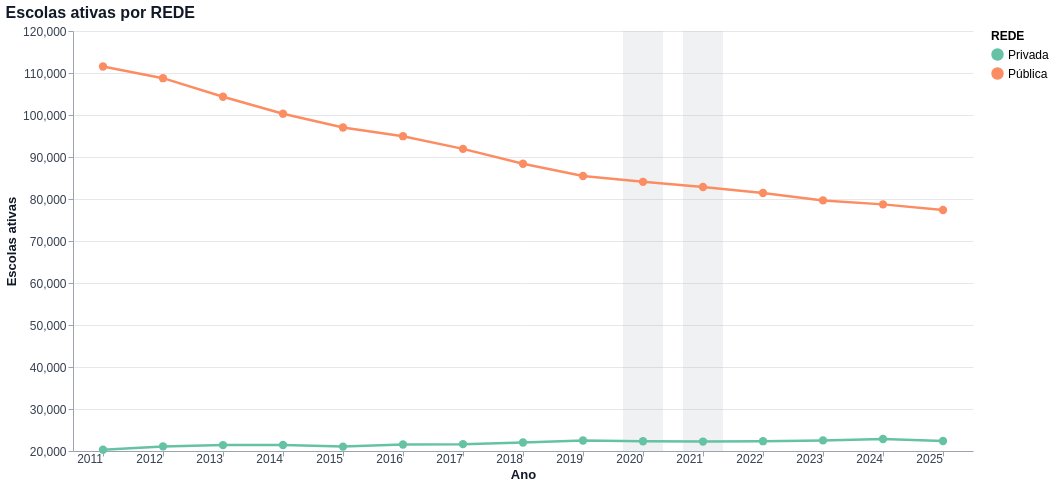
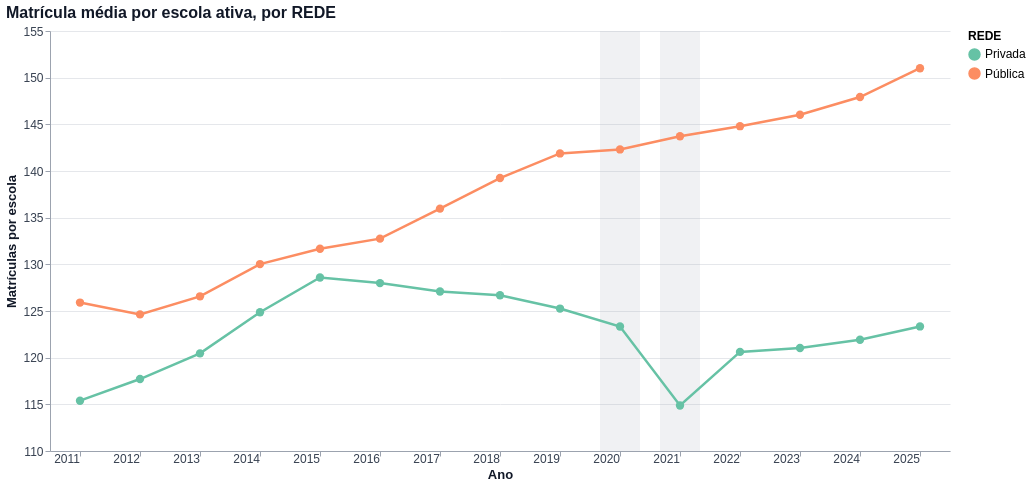

Source (notebook cell) for these figures, in order:
### Markdown cell above
## Etapa 5 — Escolas ativas e matrícula média por escola

Ajuda a separar **"a escola encolheu"** de **"a escola deixou de existir"**.
Uma escola é *ativa* no ano se tiver pelo menos `ESCOLA_ATIVA_MIN` matrículas.
Matrícula média = matrícula total ÷ escolas ativas.

### Code cell
ativas = base[base["MATRICULAS"] >= ESCOLA_ATIVA_MIN]
n_ativas = ativas.groupby(["ANO", "GRUPO"])["CO_ESCOLA"].nunique().unstack("GRUPO").reindex(ANOS)
media = (ativas.groupby(["ANO", "GRUPO"])["MATRICULAS"].sum().unstack("GRUPO").reindex(ANOS) / n_ativas)

print("Escolas ativas por grupo e ano")
display(n_ativas.astype("Int64"))
display(grafico_linhas(longo(n_ativas), "VALOR", f"Escolas ativas por {DIMENSAO}", "Escolas ativas"))

print("Matrícula média por escola ativa")
display(media.round(1))
display(grafico_linhas(longo(media), "VALOR", f"Matrícula média por escola ativa, por {DIMENSAO}", "Matrículas por escola", formato=".1f"))

### Figure 1 — Vega-Lite specification as saved in the notebook (floating-point values rounded to 4 significant figures)
{"config": {"view": {"continuousWidth": 300, "continuousHeight": 300, "stroke": null}, "axis": {"domainColor": "#9CA3AF", "gridColor": "#E5E7EB", "labelColor": "#374151", "labelFontSize": 12, "tickColor": "#9CA3AF", "titleColor": "#111827", "titleFontSize": 13}, "legend": {"labelFontSize": 12, "symbolSize": 120, "titleFontSize": 12}, "title": {"anchor": "start", "color": "#111827", "fontSize": 16, "subtitleColor": "#6B7280", "subtitleFontSize": 12}}, "layer": [{"data": {"name": "data-4fccd91b7735cae01866b9b58e92a5a9"}, "mark": {"type": "bar", "color": "#9CA3AF", "opacity": 0.15, "size": 40}, "encoding": {"x": {"field": "ANO", "type": "ordinal"}, "y": {"value": 0}, "y2": {"value": 420}}}, {"data": {"name": "data-964b0ce553069a155b48a90f1f4eb6dc"}, "mark": {"type": "line", "point": {"filled": true, "size": 70}, "strokeWidth": 2.5}, "encoding": {"color": {"field": "GRUPO", "scale": {"scheme": "set2"}, "title": "REDE", "type": "nominal"}, "tooltip": [{"field": "ANO", "type": "ordinal"}, {"field": "GRUPO", "type": "nominal"}, {"field": "VALOR", "format": ",.0f", "type": "quantitative"}], "x": {"axis": {"labelAngle": 0}, "field": "ANO", "title": "Ano", "type": "ordinal"}, "y": {"field": "VALOR", "scale": {"zero": false}, "title": "Escolas ativas", "type": "quantitative"}}}], "height": 420, "title": "Escolas ativas por REDE", "width": 900, "$schema": "https://vega.github.io/schema/vega-lite/v6.4.1.json", "datasets": {"data-4fccd91b7735cae01866b9b58e92a5a9": [{"ANO": 2020}, {"ANO": 2021}], "data-964b0ce553069a155b48a90f1f4eb6dc": [{"ANO": 2011, "GRUPO": "Privada", "VALOR": 20314}, {"ANO": 2012, "GRUPO": "Privada", "VALOR": 21093}, {"ANO": 2013, "GRUPO": "Privada", "VALOR": 21400}, {"ANO": 2014, "GRUPO": "Privada", "VALOR": 21426}, {"ANO": 2015, "GRUPO": "Privada", "VALOR": 21046}, {"ANO": 2016, "GRUPO": "Privada", "VALOR": 21550}, {"ANO": 2017, "GRUPO": "Privada", "VALOR": 21631}, {"ANO": 2018, "GRUPO": "Privada", "VALOR": 22033}, {"ANO": 2019, "GRUPO": "Privada", "VALOR": 22490}, {"ANO": 2020, "GRUPO": "Privada", "VALOR": 22328}, {"ANO": 2021, "GRUPO": "Privada", "VALOR": 22248}, {"ANO": 2022, "GRUPO": "Privada", "VALOR": 22339}, {"ANO": 2023, "GRUPO": "Privada", "VALOR": 22524}, {"ANO": 2024, "GRUPO": "Privada", "VALOR": 22854}, {"ANO": 2025, "GRUPO": "Privada", "VALOR": 22394}, {"ANO": 2011, "GRUPO": "Pública", "VALOR": 111542}, {"ANO": 2012, "GRUPO": "Pública", "VALOR": 108767}, {"ANO": 2013, "GRUPO": "Pública", "VALOR": 104357}, {"ANO": 2014, "GRUPO": "Pública", "VALOR": 100316}, {"ANO": 2015, "GRUPO": "Pública", "VALOR": 97021}, {"ANO": 2016, "GRUPO": "Pública", "VALOR": 94958}, {"ANO": 2017, "GRUPO": "Pública", "VALOR": 91942}, {"ANO": 2018, "GRUPO": "Pública", "VALOR": 88404}, {"ANO": 2019, "GRUPO": "Pública", "VALOR": 85475}, {"ANO": 2020, "GRUPO": "Pública", "VALOR": 84091}, {"ANO": 2021, "GRUPO": "Pública", "VALOR": 82855}, {"ANO": 2022, "GRUPO": "Pública", "VALOR": 81425}, {"ANO": 2023, "GRUPO": "Pública", "VALOR": 79670}, {"ANO": 2024, "GRUPO": "Pública", "VALOR": 78721}, {"ANO": 2025, "GRUPO": "Pública", "VALOR": 77373}]}}

### Figure 2 — Vega-Lite specification as saved in the notebook (floating-point values rounded to 4 significant figures)
{"config": {"view": {"continuousWidth": 300, "continuousHeight": 300, "stroke": null}, "axis": {"domainColor": "#9CA3AF", "gridColor": "#E5E7EB", "labelColor": "#374151", "labelFontSize": 12, "tickColor": "#9CA3AF", "titleColor": "#111827", "titleFontSize": 13}, "legend": {"labelFontSize": 12, "symbolSize": 120, "titleFontSize": 12}, "title": {"anchor": "start", "color": "#111827", "fontSize": 16, "subtitleColor": "#6B7280", "subtitleFontSize": 12}}, "layer": [{"data": {"name": "data-4fccd91b7735cae01866b9b58e92a5a9"}, "mark": {"type": "bar", "color": "#9CA3AF", "opacity": 0.15, "size": 40}, "encoding": {"x": {"field": "ANO", "type": "ordinal"}, "y": {"value": 0}, "y2": {"value": 420}}}, {"data": {"name": "data-ac01202ba47d1450872b8d27f691b87d"}, "mark": {"type": "line", "point": {"filled": true, "size": 70}, "strokeWidth": 2.5}, "encoding": {"color": {"field": "GRUPO", "scale": {"scheme": "set2"}, "title": "REDE", "type": "nominal"}, "tooltip": [{"field": "ANO", "type": "ordinal"}, {"field": "GRUPO", "type": "nominal"}, {"field": "VALOR", "format": ".1f", "type": "quantitative"}], "x": {"axis": {"labelAngle": 0}, "field": "ANO", "title": "Ano", "type": "ordinal"}, "y": {"field": "VALOR", "scale": {"zero": false}, "title": "Matrículas por escola", "type": "quantitative"}}}], "height": 420, "title": "Matrícula média por escola ativa, por REDE", "width": 900, "$schema": "https://vega.github.io/schema/vega-lite/v6.4.1.json", "datasets": {"data-4fccd91b7735cae01866b9b58e92a5a9": [{"ANO": 2020}, {"ANO": 2021}], "data-ac01202ba47d1450872b8d27f691b87d": [{"ANO": 2011, "GRUPO": "Privada", "VALOR": 115.4}, {"ANO": 2012, "GRUPO": "Privada", "VALOR": 117.7}, {"ANO": 2013, "GRUPO": "Privada", "VALOR": 120.5}, {"ANO": 2014, "GRUPO": "Privada", "VALOR": 124.9}, {"ANO": 2015, "GRUPO": "Privada", "VALOR": 128.6}, {"ANO": 2016, "GRUPO": "Privada", "VALOR": 128.0}, {"ANO": 2017, "GRUPO": "Privada", "VALOR": 127.1}, {"ANO": 2018, "GRUPO": "Privada", "VALOR": 126.7}, {"ANO": 2019, "GRUPO": "Privada", "VALOR": 125.3}, {"ANO": 2020, "GRUPO": "Privada", "VALOR": 123.3}, {"ANO": 2021, "GRUPO": "Privada", "VALOR": 114.9}, {"ANO": 2022, "GRUPO": "Privada", "VALOR": 120.6}, {"ANO": 2023, "GRUPO": "Privada", "VALOR": 121.0}, {"ANO": 2024, "GRUPO": "Privada", "VALOR": 121.9}, {"ANO": 2025, "GRUPO": "Privada", "VALOR": 123.3}, {"ANO": 2011, "GRUPO": "Pública", "VALOR": 125.9}, {"ANO": 2012, "GRUPO": "Pública", "VALOR": 124.6}, {"ANO": 2013, "GRUPO": "Pública", "VALOR": 126.6}, {"ANO": 2014, "GRUPO": "Pública", "VALOR": 130.0}, {"ANO": 2015, "GRUPO": "Pública", "VALOR": 131.7}, {"ANO": 2016, "GRUPO": "Pública", "VALOR": 132.8}, {"ANO": 2017, "GRUPO": "Pública", "VALOR": 136.0}, {"ANO": 2018, "GRUPO": "Pública", "VALOR": 139.2}, {"ANO": 2019, "GRUPO": "Pública", "VALOR": 141.9}, {"ANO": 2020, "GRUPO": "Pública", "VALOR": 142.3}, {"ANO": 2021, "GRUPO": "Pública", "VALOR": 143.7}, {"ANO": 2022, "GRUPO": "Pública", "VALOR": 144.8}, {"ANO": 2023, "GRUPO": "Pública", "VALOR": 146.0}, {"ANO": 2024, "GRUPO": "Pública", "VALOR": 147.9}, {"ANO": 2025, "GRUPO": "Pública", "VALOR": 151.0}]}}
